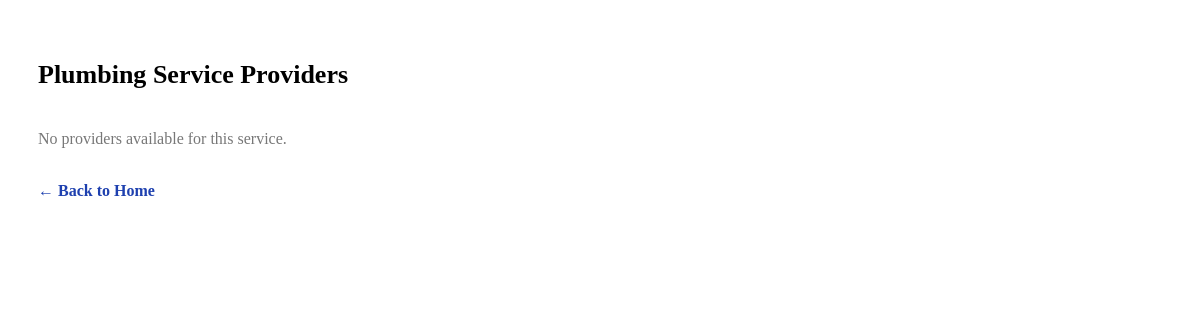
/booking/category/plumbing/, run on an earlier commit of the app's database.
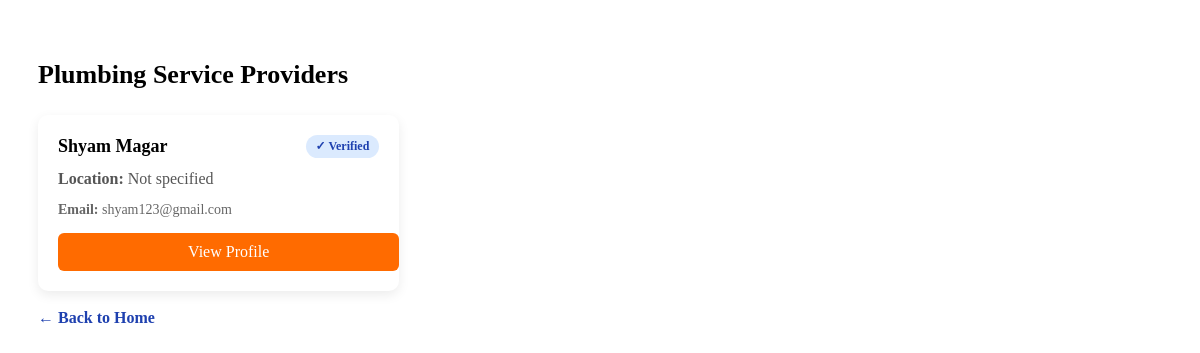
And on a later commit of the database.
### account/models.py (models this page shows, shortened)
class ProviderCategory(models.Model):
    CATEGORY_CHOICES = [
        ("painting", "Painting"),
        ("plumbing", "Plumbing"),
        ("electrical", "Electrical"),
        ("cleaning", "Cleaning"),
        ("carpentry", "Carpentry"),
        ("ac_repair", "AC Repair"),
    ]
    provider = models.ForeignKey(
        Profile,
        on_delete=models.CASCADE,
        related_name='service_categories'
    )
    category = models.CharField(
        max_length=50,
        choices=CATEGORY_CHOICES
    )
    is_verified = models.BooleanField(default=False)
    created_at = models.DateTimeField(auto_now_add=True)
    class Meta:
        unique_together = ('provider', 'category')

class Profile(models.Model):
    ROLE_CHOICES = (
        ('customer', 'Customer'),
        ('provider', 'Service Provider'),
    )
    CATEGORY_CHOICES = [
        ("painting", "Painting"),
        ("plumbing", "Plumbing"),
        ("electrical", "Electrical"),
        ("cleaning", "Cleaning"),
        ("carpentry", "Carpentry"),
        ("ac_repair", "AC Repair"),
    ]
    user = models.OneToOneField(
        User,
        on_delete=models.CASCADE,
        related_name='profile'
    )
    role = models.CharField(
        max_length=20,
    )
    phone = models.CharField(
        max_length=15,
        null=True,
        blank=True,
        unique=True,
        help_text="User's phone number"
    )
    verified_categories = models.CharField(
        max_length=255,
        null=True,
        blank=True,
        help_text="Comma-separated list of verified categories"
    )
    location = models.CharField(
        max_length=255,
        null=True,
        blank=True
    )
    latitude = models.FloatField(null=True, blank=True)
    longitude = models.FloatField(null=True, blank=True)
    is_verified = models.BooleanField(default=False)
    email_token = models.CharField(
        max_length=64,
        blank=True,
        null=True,
        unique=False,
        help_text="Email verification code or token"
    )
    created_at = models.DateTimeField(auto_now_add=True)
    updated_at = models.DateTimeField(auto_now=True)

### booking/views.py (the view)
# urls.py: path("category/<str:category>/", views.providers_by_category, name="providers_by_category"),
def providers_by_category(request, category):
    from account.models import ProviderCategory
    provider_ids = ProviderCategory.objects.filter(
        category=category,
    ).values_list('provider_id', flat=True)
    providers = Profile.objects.filter(
        id__in=provider_ids,
        role="provider",
        is_verified=True  # Only show verified providers
    ).distinct()
    return render(request, "booking/providers_by_category.html", {
        "providers": providers,
        "category": category.replace("_", " ").title(),
        "is_authenticated": request.user.is_authenticated
    })

### booking/templates/booking/providers_by_category.html (shortened to what this page needs)
{% load static %}
<!DOCTYPE html>
<html lang="en">
<head>
    <link rel="stylesheet" href="{% static 'booking/css/provider_by_category.css' %}">
</head>
<body>
<div class="page-container">
    <h2 class="page-title">{{ category }} Service Providers</h2>
    {% if providers %}
        <div class="service-grid">
            {% for provider in providers %}
                <div class="service-card">
                    <div class="service-header">
                        <h3>{{ provider.user.first_name }}</h3>
                        {% if provider.is_verified %}
                            <span class="verified-badge">✓ Verified</span>
                        {% endif %}
                    </div>
                    <p class="description">
                        <strong>Location:</strong> {{ provider.location|default:"Not specified" }}
                    </p>
                    <div class="service-meta">
                        <p><strong>Email:</strong> {{ provider.user.email }}</p>
                    </div>
                    <a href="{% url 'provider_profile' provider.id %}" class="btn-book">
                        View Profile
                    </a>
                </div>
            {% endfor %}
        </div>
    {% else %}
        <p class="empty-text">No providers available for this service.</p>
    {% endif %}
    <br>
    <a href="{% url 'home' %}" style="color: #1e40af; text-decoration: none; font-weight: 600;">← Back to Home</a>
</div>
</body>
</html>

What changed in the data, as far as the page shows it:
added ProviderCategory: category "Plumbing"
added Profile: user.first_name "Shyam Magar", is_verified "✓ Verified", location "Not specified", user.email "shyam123@gmail.com"
Also different on the page:
{{ category }}: "Plumbing" → (not shown)
text no longer shown: "No providers available for this service."
